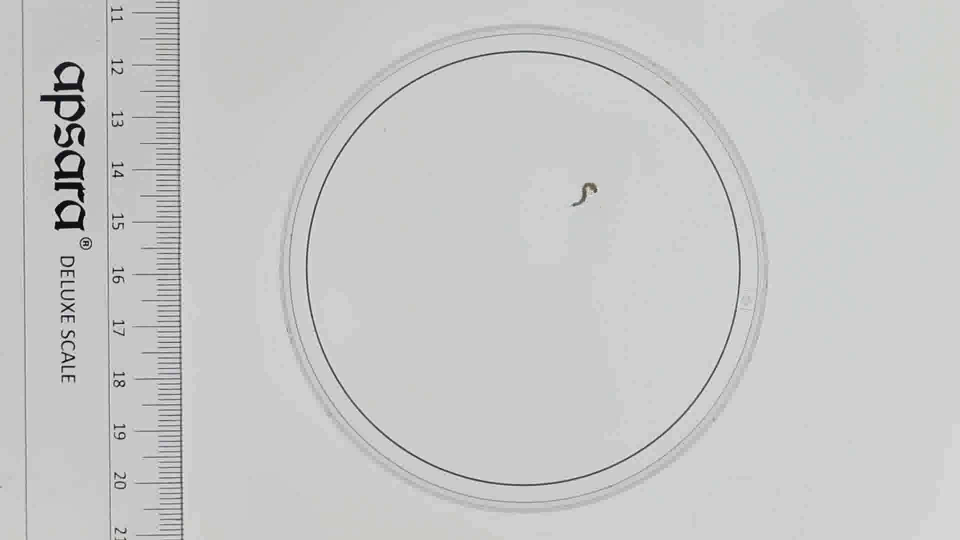
#> input picture frame 432 of video_00.avi, 1920 x 1080 px (shown at 1/2 size)
$ python capture_frame.py
#> lines starting #> are read from the running program, lines starting #| are printed output that depends on the picture; pictures that were not available may be replaced by others from this repository, and a replacement may not be noted
import cv2
import os
import random

def extract_frames_from_video(input_video, output_folder, num_frames):
#> called with input_video = 'video_00.avi', output_folder = 'output_frames/video_00', num_frames = 5
    if not os.path.exists(output_folder):
        os.makedirs(output_folder)

    # Load video and get total no. of frames
    video = cv2.VideoCapture(input_video)
    total_frames = int(video.get(cv2.CAP_PROP_FRAME_COUNT))

    # Select random frames
    random_frame_ids = random.sample(range(total_frames), min(num_frames, total_frames))

    count = 0

    # Save frames to output folder
    for fid in random_frame_ids:
        video.set(cv2.CAP_PROP_POS_FRAMES, fid)  # Jump to randomly selected frame id
        success, frame = video.read()            # read video

        if success:
            image_path = os.path.join(output_folder, f"frame_{count:04d}.jpg")
            cv2.imwrite(image_path, frame)
            count += 1
#> this loop made 5 passes
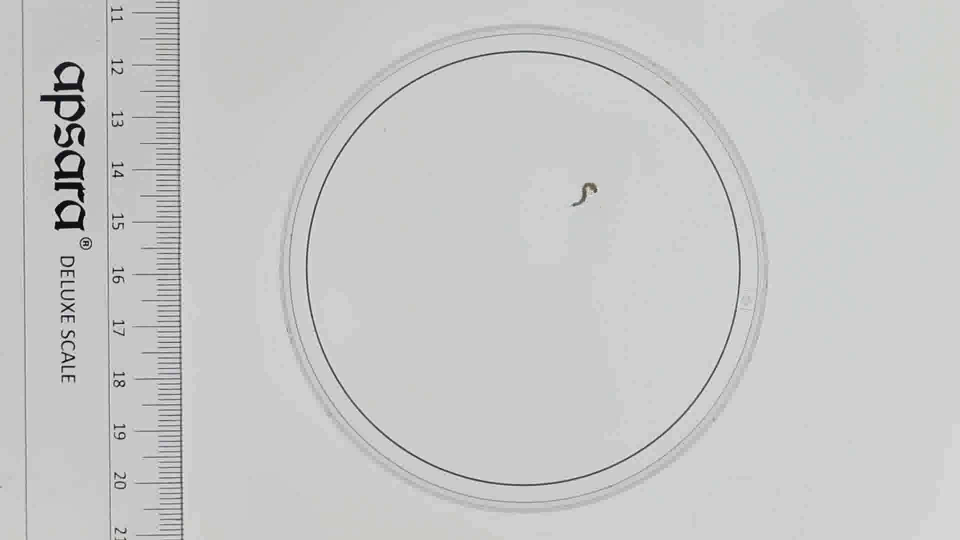
#> input picture frame 432 of video_00.avi, 1920 x 1080 px (shown at 1/2 size)
#> after the loop, count = 5
    video.release()


extract_frames_from_video("video_00.avi", "output_frames/video_00", 5)
extract_frames_from_video("video_01.mp4", "output_frames/video_01", 7)
#> in extract_frames_from_video (call 2), `total_frames = int(video.get(cv2.CAP_PROP_FRAME_COUNT))`: total_frames = 500
#> in extract_frames_from_video (call 2), `random_frame_ids = random.sample(range(total_frames), min(num_frames, ..`: random_frame_ids = [20, 132, 494, 261, 248, 207, 470]
#> the loop in extract_frames_from_video (call 2), `for fid in random_frame_ids:` made 7 passes
#> fid on passes 1 to 7: 20, 132, 494, 261, 248, 207, 470
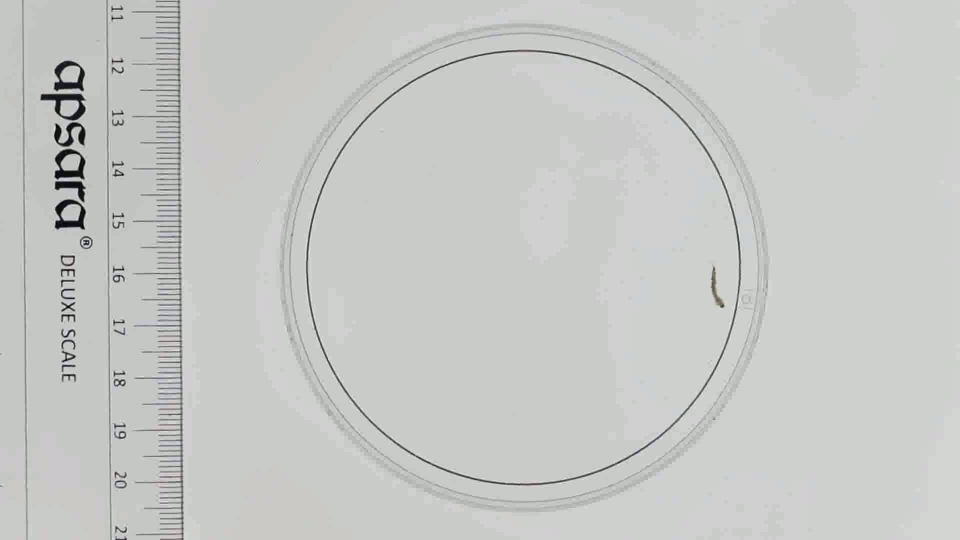
#> input picture frame 20 of video_00.avi, 1920 x 1080 px, given in place of video_01.mp4, which was not available (shown at 1/2 size)
#> after the loop in extract_frames_from_video (call 2), `for fid in random_frame_ids:`: count = 7

$ run again, starting later in the video
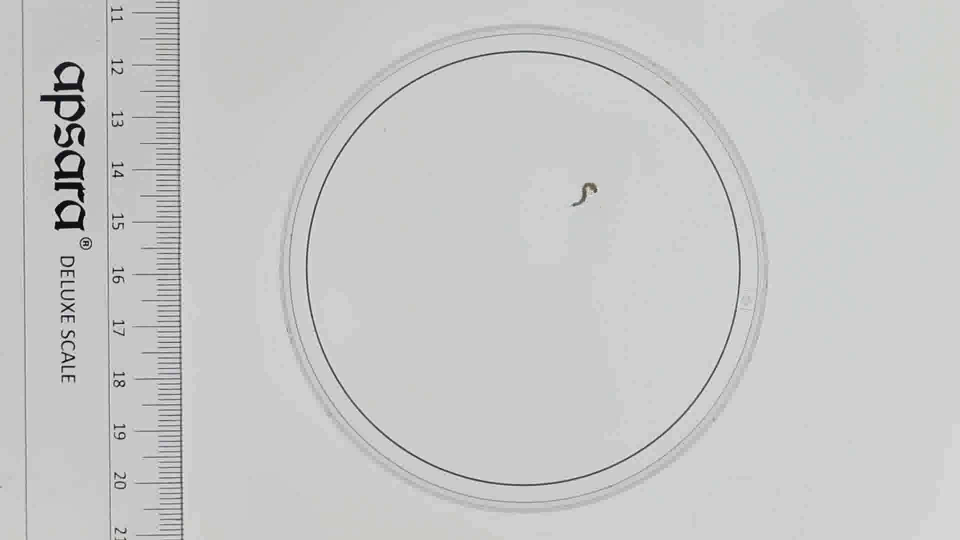
#> input picture frame 432 of video_00.avi, 1920 x 1080 px (shown at 1/2 size)
#> the loop in extract_frames_from_video, `for fid in random_frame_ids:` made 5 passes
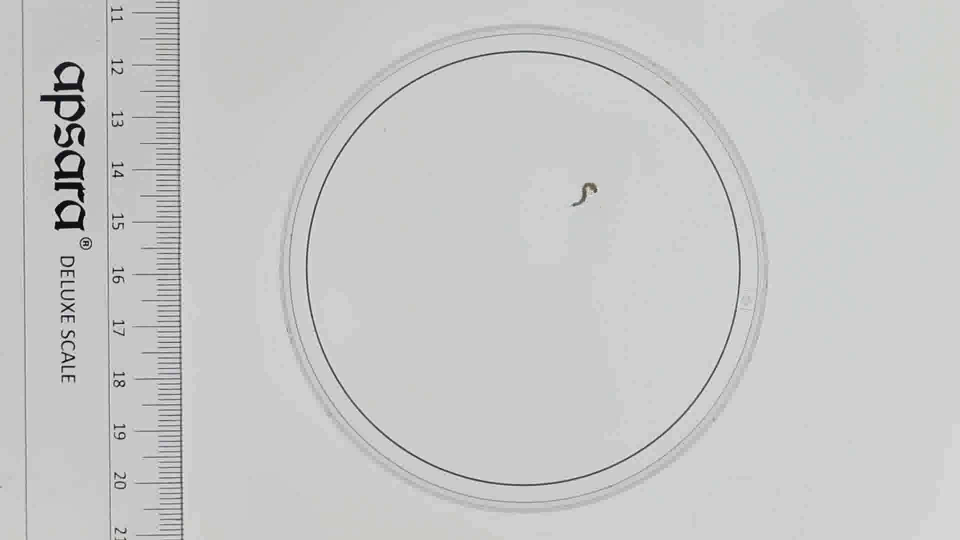
#> input picture frame 432 of video_00.avi, 1920 x 1080 px (shown at 1/2 size)
#> after the loop in extract_frames_from_video, `for fid in random_frame_ids:`: count = 5
#> total_frames = 500
#> random_frame_ids = [20, 132, 494, 261, 248, 207, 470]
#> the loop in extract_frames_from_video (call 2), `for fid in random_frame_ids:` made 7 passes
#> fid on passes 1 to 7: 20, 132, 494, 261, 248, 207, 470
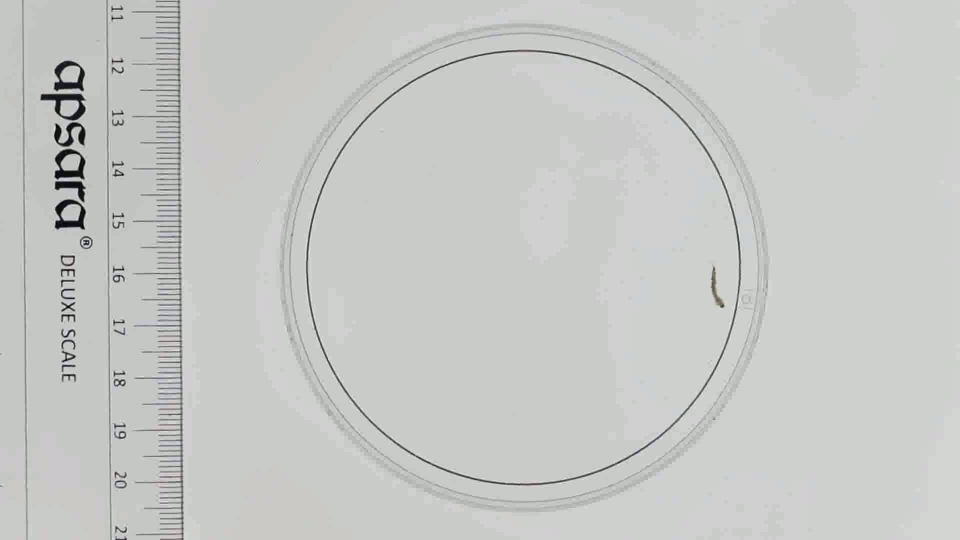
#> input picture frame 20 of video_00.avi, 1920 x 1080 px, given in place of video_01.mp4, which was not available (shown at 1/2 size)
#> after the loop in extract_frames_from_video (call 2), `for fid in random_frame_ids:`: count = 7

$ run again, starting later in the video
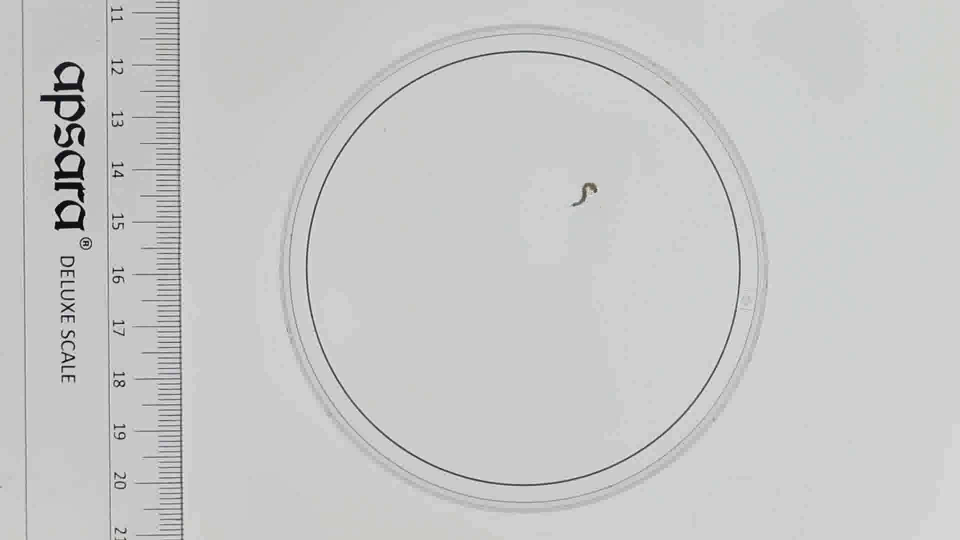
#> input picture frame 432 of video_00.avi, 1920 x 1080 px (shown at 1/2 size)
#> the loop in extract_frames_from_video, `for fid in random_frame_ids:` made 5 passes
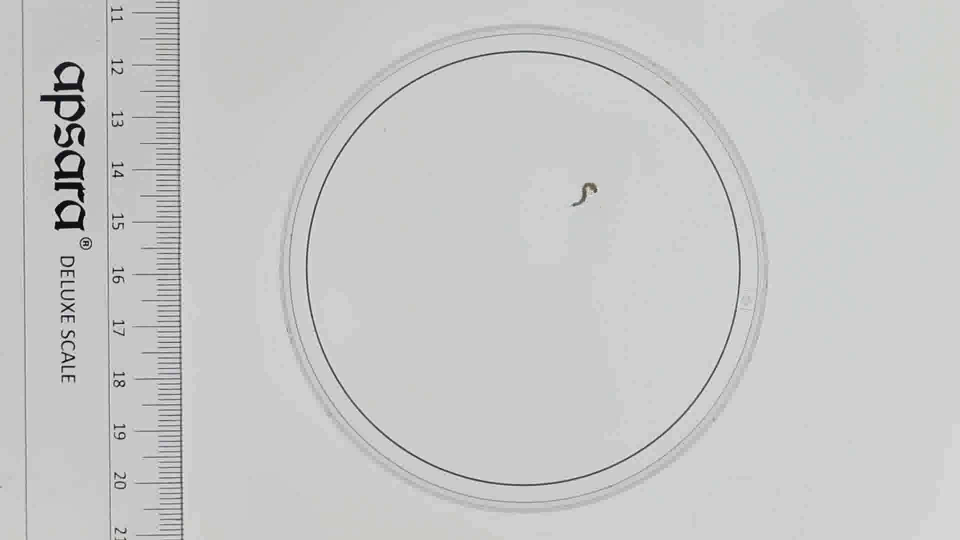
#> input picture frame 432 of video_00.avi, 1920 x 1080 px (shown at 1/2 size)
#> after the loop in extract_frames_from_video, `for fid in random_frame_ids:`: count = 5
#> total_frames = 500
#> random_frame_ids = [20, 132, 494, 261, 248, 207, 470]
#> the loop in extract_frames_from_video (call 2), `for fid in random_frame_ids:` made 7 passes
#> fid on passes 1 to 7: 20, 132, 494, 261, 248, 207, 470
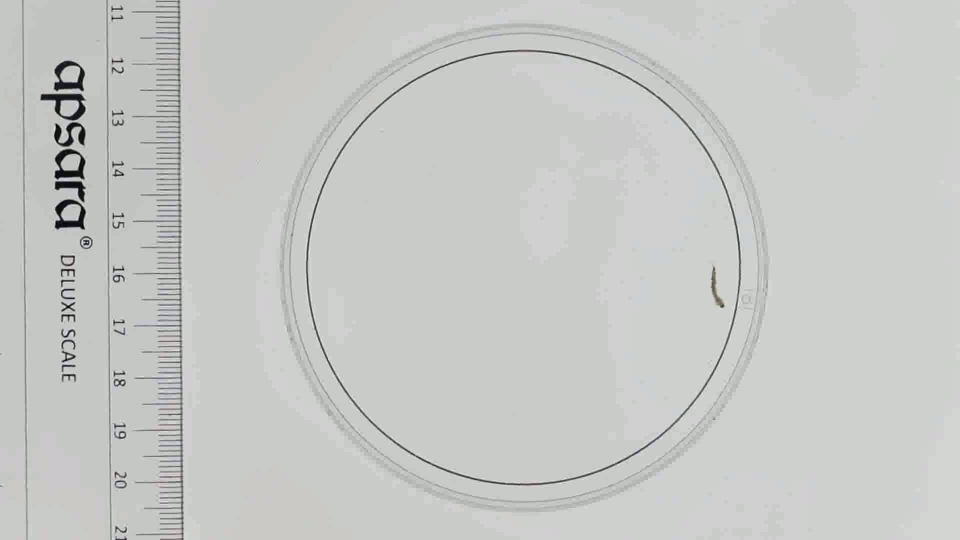
#> input picture frame 20 of video_00.avi, 1920 x 1080 px, given in place of video_01.mp4, which was not available (shown at 1/2 size)
#> after the loop in extract_frames_from_video (call 2), `for fid in random_frame_ids:`: count = 7
